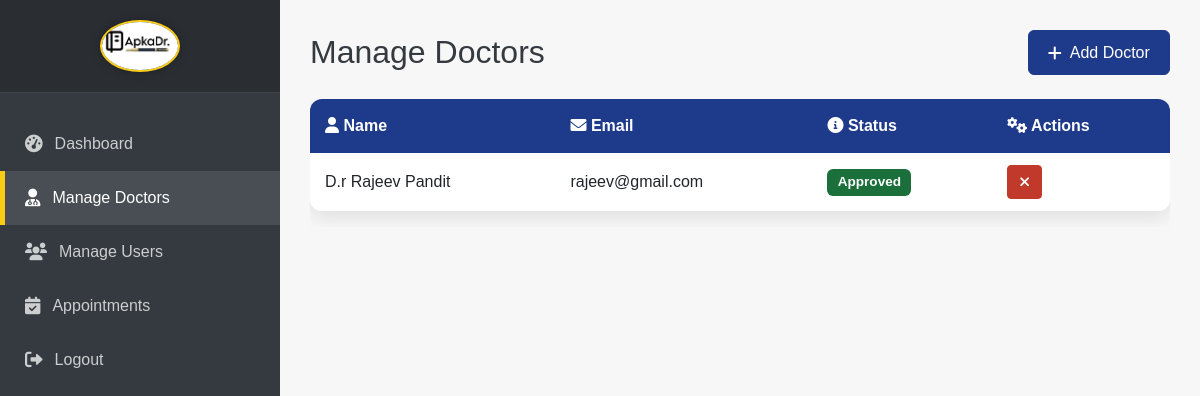
The app's page /manage_doctors (signed in), older data.
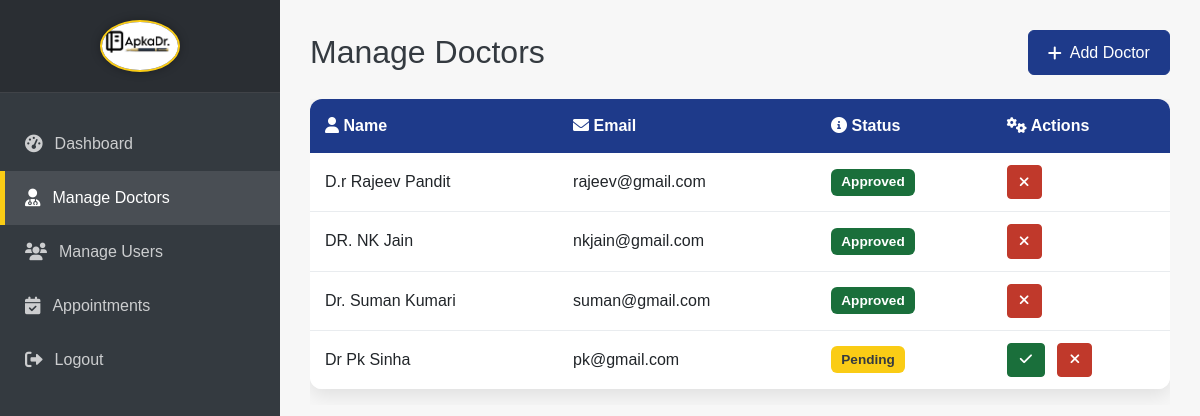
The same page, newer data.
### backend/models.py (models this page shows, shortened)
class Doctor(db.Model):
    id = db.Column(db.Integer, primary_key=True)
    full_name = db.Column(db.String(100), nullable=False)
    email = db.Column(db.String(100), unique=True, nullable=False)
    phone = db.Column(db.String(20), nullable=False)
    specialty = db.Column(db.String(100), nullable=False)
    password = db.Column(db.String(200), nullable=False)  # Hashed
    status = db.Column(db.String(20), nullable=False, default='pending')  # 'pending' or 'approved'
    photo = db.Column(db.String(200))  # Path to uploaded photo
    appointments = db.relationship('Appointment', backref='doctor', lazy=True, primaryjoin="Doctor.id == Appointment.doctor_id")

### backend/controllers.py (the view)
@app.route("/manage_doctors")
def manage_doctors():
    if session.get("user_type") != "admin":
        flash("Unauthorized access", "danger")
        return redirect(url_for("login_page"))
    doctors = Doctor.query.all()
    return render_template("admin/manage_doctors.html", doctors=doctors)

### templates/admin/manage_doctors.html (shortened to what this page needs)
<!DOCTYPE html>
<html lang="en">
<head>
    <link href="https://cdn.jsdelivr.net/npm/bootstrap@5.3.0/dist/css/bootstrap.min.css" rel="stylesheet">
    <link rel="stylesheet" href="https://cdnjs.cloudflare.com/ajax/libs/font-awesome/6.0.0-beta3/css/all.min.css">
</head>
<body>
    <div class="d-flex">
        <nav class="sidebar vh-100 d-none d-lg-block">
            <div class="logo-container">
                <img src="/static/images/apkadr.logo.jpg" alt="ApkaDr. Logo" class="img-fluid rounded-circle">
            </div>
            <ul class="nav flex-column mt-4">
                <li class="nav-item">
                    <a class="nav-link" href="{{ url_for('admin_dashboard') }}"><i class="fas fa-tachometer-alt"></i> Dashboard</a>
                </li>
                <li class="nav-item">
                    <a class="nav-link active" href="{{ url_for('manage_doctors') }}"><i class="fas fa-user-md"></i> Manage Doctors</a>
                </li>
                <li class="nav-item">
                    <a class="nav-link" href="{{ url_for('manage_users') }}"><i class="fas fa-users"></i> Manage Users</a>
                </li>
                <li class="nav-item">
                    <a class="nav-link" href="{{ url_for('appointments') }}"><i class="fas fa-calendar-check"></i> Appointments</a>
                </li>
                <li class="nav-item">
                    <a class="nav-link" href="{{ url_for('logout') }}"><i class="fas fa-sign-out-alt"></i> Logout</a>
                </li>
            </ul>
        </nav>
        <main class="main-content w-100">
            <div class="d-flex justify-content-between align-items-center mb-4 mt-lg-0">
                <h2 class="header-admin-dashboard mb-0 d-none d-lg-block">Manage Doctors</h2>
                <a href="{{ url_for('add_doctor') }}" class="btn btn-add-doctor d-flex align-items-center">
                    <i class="fas fa-plus me-2"></i> Add Doctor
                </a>
            </div>
            <div class="table-responsive-custom mt-4">
                <table class="table table-hover">
                    <thead>
                        <tr>
                            <th><i class="fas fa-user"></i> Name</th>
                            <th><i class="fas fa-envelope"></i> Email</th>
                            <th><i class="fas fa-info-circle"></i> Status</th>
                            <th><i class="fas fa-cogs"></i> Actions</th>
                        </tr>
                    </thead>
                    <tbody>
                        {% for doctor in doctors %}
                        <tr>
                            <td>{{ doctor.full_name }}</td>
                            <td>{{ doctor.email }}</td>
                            <td>
                                {% if doctor.status == 'approved' %}
                                    <span class="badge bg-success">Approved</span>
                                {% elif doctor.status == 'rejected' %}
                                    <span class="badge bg-danger">Rejected</span>
                                {% else %}
                                    <span class="badge bg-warning text-dark">Pending</span>
                                {% endif %}
                            </td>
                            <td>
                                {% if doctor.status != 'approved' %}
                                    <a href="{{ url_for('approve_doctor', doctor_id=doctor.id) }}" class="btn btn-success btn-sm me-2" title="Approve"><i class="fas fa-check"></i></a>
                                {% endif %}
                                {% if doctor.status != 'rejected' %}
                                    <a href="{{ url_for('reject_doctor', doctor_id=doctor.id) }}" class="btn btn-danger btn-sm" title="Reject"><i class="fas fa-times"></i></a>
                                {% endif %}
                            </td>
                        </tr>
                        {% else %}
                        <tr>
                            <td colspan="4" class="text-center py-4 text-muted">No doctors found.</td>
                        </tr>
                        {% endfor %}
                    </tbody>
                </table>
            </div>
        </main>
    </div>
</body>
</html>

### templates/admin/manage_doctors.html (style rules this page uses)
:root { --apkadr-dark-blue: #1e3a8a; --apkadr-gold: #facc15; --apkadr-black: #343a40; --apkadr-light-gray: #f7f7f7; --apkadr-white: #ffffff; --primary-color: var(--apkadr-dark-blue); --secondary-color: #6c757d; --success-color: #1a6f3b; --danger-color: #c0392b; --warning-color: var(--apkadr-gold); --info-color: #2980b9; --dark-color: var(--apkadr-black); --light-color: var(--apkadr-light-gray); --white-color: var(--apkadr-white); }
body { font-family: 'Poppins', sans-serif; background-color: var(--light-color); color: var(--dark-color); }
.sidebar { width: 280px; background-color: var(--dark-color); color: var(--white-color); transition: all 0.3s ease; flex-shrink: 0; box-shadow: 2px 0 10px rgba(0, 0, 0, 0.1); }
.sidebar .nav-link { color: rgba(255, 255, 255, 0.75); padding: 15px 25px; transition: all 0.3s ease; display: flex; align-items: center; font-weight: 500; }
.sidebar .nav-link:hover, .sidebar .nav-link.active { background-color: rgba(255, 255, 255, 0.1); color: var(--white-color); border-left: 5px solid var(--apkadr-gold); padding-left: 20px; }
.sidebar .nav-link i { margin-right: 12px; font-size: 1.1rem; }
.sidebar .logo-container { padding: 20px; margin-bottom: 0; text-align: center; background-color: rgba(0, 0, 0, 0.2); border-bottom: 1px solid rgba(255, 255, 255, 0.1); }
.sidebar .logo-container img { max-height: 80px; width: 80px; object-fit: cover; border: 2px solid var(--apkadr-gold); box-shadow: 0 0 10px rgba(0, 0, 0, 0.3); }
.main-content { flex-grow: 1; padding: 30px; background-color: var(--light-color); }
.header-admin-dashboard { font-size: 2rem; text-align: left !important; margin-bottom: 2rem; color: var(--dark-color); }
.table { background-color: var(--white-color); border-radius: 12px; overflow: hidden; box-shadow: 0 6px 20px rgba(0, 0, 0, 0.1); }
.table thead th { background-color: var(--primary-color); color: var(--white-color); padding: 15px; border-bottom: none; font-weight: 600; vertical-align: middle; }
.table tbody td { padding: 12px 15px; vertical-align: middle; border-bottom: 1px solid #e9ecef; }
.table tbody tr:last-child td { border-bottom: none; }
.badge { padding: 0.5em 0.75em; font-size: 0.85em; font-weight: 600; border-radius: 0.375rem; }
.badge.bg-warning.text-dark { background-color: var(--warning-color) !important; color: var(--dark-color) !important; }
.badge.bg-success { background-color: var(--success-color) !important; }
.btn-success { background-color: var(--success-color); border-color: var(--success-color); }
.btn-danger { background-color: var(--danger-color); border-color: var(--danger-color); }
.btn-sm { padding: 0.35rem 0.75rem; font-size: 0.875rem; }
.table-responsive-custom { display: block; width: 100%; overflow-x: auto; -webkit-overflow-scrolling: touch; }
.btn-add-doctor { background-color: var(--primary-color); border-color: var(--primary-color); color: var(--white-color); font-weight: 500; padding: 0.6rem 1.2rem; border-radius: 0.375rem; transition: all 0.3s ease; }

Row changes from the older to the newer data that the page shows:
added Doctor: full_name "DR. NK Jain", email "nkjain@gmail.com", status "Approved"
added Doctor: full_name "Dr. Suman Kumari", email "suman@gmail.com", status "Approved"
added Doctor: full_name "Dr Pk Sinha", email "pk@gmail.com", status "Pending"
